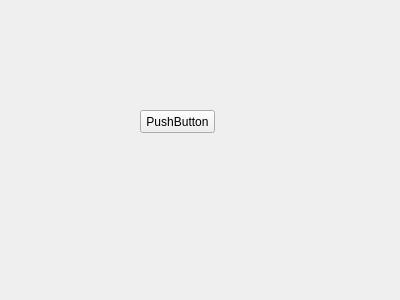
<?xml version="1.0" encoding="UTF-8"?>
<ui version="4.0">
 <class>Form</class>
 <widget class="QWidget" name="Form">
  <property name="geometry">
   <rect>
    <x>0</x>
    <y>0</y>
    <width>400</width>
    <height>300</height>
   </rect>
  </property>
  <property name="windowTitle">
   <string>Form</string>
  </property>
  <widget class="Btn" name="pushButton">
   <property name="geometry">
    <rect>
     <x>140</x>
     <y>110</y>
     <width>75</width>
     <height>23</height>
    </rect>
   </property>
   <property name="text">
    <string>PushButton</string>
   </property>
  </widget>
 </widget>
 <customwidgets>
  <customwidget>
   <class>Btn</class>
   <extends>QPushButton</extends>
   <header>test_signal</header>
   <slots>
    <signal>rightClicked()</signal>
   </slots>
  </customwidget>
 </customwidgets>
 <resources/>
 <connections>
  <connection>
   <sender>pushButton</sender>
   <signal>rightClicked()</signal>
   <receiver>Form</receiver>
   <slot>test_right_clicked()</slot>
   <hints>
    <hint type="sourcelabel">
     <x>170</x>
     <y>113</y>
    </hint>
    <hint type="destinationlabel">
     <x>278</x>
     <y>129</y>
    </hint>
   </hints>
  </connection>
 </connections>
 <slots>
  <slot>test_right_clicked()</slot>
 </slots>
</ui>
